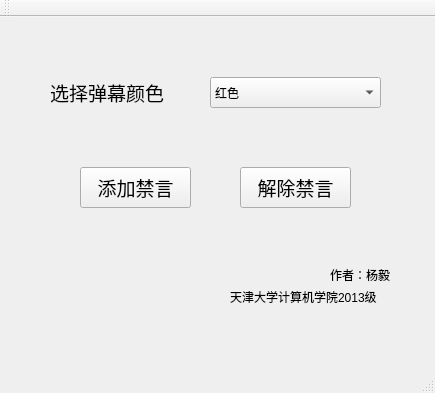
<?xml version="1.0" encoding="UTF-8"?>
<ui version="4.0">
 <class>MainWindow</class>
 <widget class="QMainWindow" name="MainWindow">
  <property name="enabled">
   <bool>true</bool>
  </property>
  <property name="geometry">
   <rect>
    <x>0</x>
    <y>0</y>
    <width>435</width>
    <height>393</height>
   </rect>
  </property>
  <property name="acceptDrops">
   <bool>false</bool>
  </property>
  <property name="windowTitle">
   <string>Y弹幕</string>
  </property>
  <widget class="QWidget" name="centralWidget">
   <widget class="QLabel" name="Color_Label">
    <property name="geometry">
     <rect>
      <x>50</x>
      <y>60</y>
      <width>161</width>
      <height>31</height>
     </rect>
    </property>
    <property name="font">
     <font>
      <family>Arial</family>
      <pointsize>14</pointsize>
     </font>
    </property>
    <property name="frameShape">
     <enum>QFrame::NoFrame</enum>
    </property>
    <property name="text">
     <string>选择弹幕颜色</string>
    </property>
   </widget>
   <widget class="QComboBox" name="Color_Box">
    <property name="geometry">
     <rect>
      <x>210</x>
      <y>60</y>
      <width>171</width>
      <height>31</height>
     </rect>
    </property>
    <property name="layoutDirection">
     <enum>Qt::LeftToRight</enum>
    </property>
    <property name="editable">
     <bool>false</bool>
    </property>
    <property name="currentText">
     <string>红色</string>
    </property>
    <property name="currentIndex">
     <number>0</number>
    </property>
    <property name="iconSize">
     <size>
      <width>20</width>
      <height>20</height>
     </size>
    </property>
    <item>
     <property name="text">
      <string>红色</string>
     </property>
    </item>
    <item>
     <property name="text">
      <string>白色</string>
     </property>
    </item>
    <item>
     <property name="text">
      <string>蓝色</string>
     </property>
    </item>
    <item>
     <property name="text">
      <string>绿色</string>
     </property>
    </item>
    <item>
     <property name="text">
      <string>黄色</string>
     </property>
    </item>
    <item>
     <property name="text">
      <string>粉色</string>
     </property>
    </item>
    <item>
     <property name="text">
      <string>紫色</string>
     </property>
    </item>
    <item>
     <property name="text">
      <string>棕色</string>
     </property>
    </item>
    <item>
     <property name="text">
      <string>草绿色</string>
     </property>
    </item>
    <item>
     <property name="text">
      <string>深蓝色</string>
     </property>
    </item>
    <item>
     <property name="text">
      <string>深黄色</string>
     </property>
    </item>
    <item>
     <property name="text">
      <string>浅蓝色</string>
     </property>
    </item>
   </widget>
   <widget class="QPushButton" name="Add">
    <property name="geometry">
     <rect>
      <x>80</x>
      <y>150</y>
      <width>111</width>
      <height>41</height>
     </rect>
    </property>
    <property name="font">
     <font>
      <family>Arial</family>
      <pointsize>14</pointsize>
     </font>
    </property>
    <property name="text">
     <string>添加禁言</string>
    </property>
    <property name="autoDefault">
     <bool>false</bool>
    </property>
   </widget>
   <widget class="QPushButton" name="Delete">
    <property name="geometry">
     <rect>
      <x>240</x>
      <y>150</y>
      <width>111</width>
      <height>41</height>
     </rect>
    </property>
    <property name="font">
     <font>
      <family>Arial</family>
      <pointsize>14</pointsize>
     </font>
    </property>
    <property name="text">
     <string>解除禁言</string>
    </property>
    <property name="autoDefault">
     <bool>false</bool>
    </property>
   </widget>
   <widget class="QLabel" name="label">
    <property name="geometry">
     <rect>
      <x>330</x>
      <y>250</y>
      <width>81</width>
      <height>16</height>
     </rect>
    </property>
    <property name="text">
     <string>作者：杨毅</string>
    </property>
   </widget>
   <widget class="QLabel" name="label_2">
    <property name="geometry">
     <rect>
      <x>230</x>
      <y>270</y>
      <width>181</width>
      <height>20</height>
     </rect>
    </property>
    <property name="text">
     <string>天津大学计算机学院2013级</string>
    </property>
   </widget>
   <zorder>Color_Box</zorder>
   <zorder>Color_Label</zorder>
   <zorder>Add</zorder>
   <zorder>Delete</zorder>
   <zorder>label</zorder>
   <zorder>label_2</zorder>
  </widget>
  <widget class="QToolBar" name="mainToolBar">
   <attribute name="toolBarArea">
    <enum>TopToolBarArea</enum>
   </attribute>
   <attribute name="toolBarBreak">
    <bool>false</bool>
   </attribute>
  </widget>
  <widget class="QStatusBar" name="statusBar"/>
  <widget class="QMenuBar" name="menuBar">
   <property name="geometry">
    <rect>
     <x>0</x>
     <y>0</y>
     <width>435</width>
     <height>26</height>
    </rect>
   </property>
  </widget>
 </widget>
 <layoutdefault spacing="6" margin="11"/>
 <resources/>
 <connections/>
</ui>
